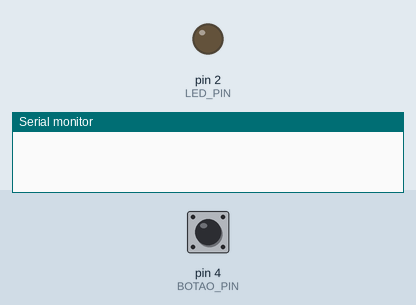
A sketch run on a simulated Arduino Uno, built with avr-gcc and run on an emulated ATmega328P. On the bench: output pins drawn as LEDs (lit = HIGH), the last lines printed to the serial monitor. Dashed ring = blinking. The inputs (shaded band) are chosen by the test bench; at power-on: pin 4 (BOTAO_PIN) HIGH.

Above: at 1.2 s.
1.3 s: pin 4 (BOTAO_PIN) pulled LOW for 0.15 s
At 1.9 s:
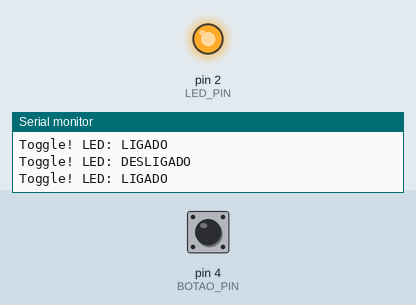
2.9 s: pin 4 (BOTAO_PIN) pulled LOW for 3.2 s
At 3.06 s:
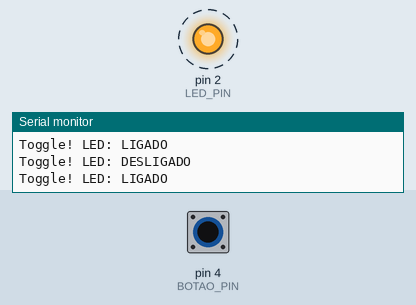
Timing chart, 0 to 7.6 s (numbered marks = the images above; inputs shaded):
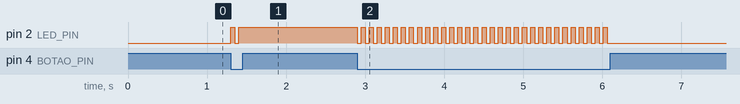

The sketch:

E4_Debounce.ino
```cpp
// E4: Debounce em Software
// Trata bounce mecânico do botão

const int BOTAO_PIN = 4;
const int LED_PIN = 2;
unsigned long ultimoToggle = 0;
const unsigned long DEBOUNCE_MS = 50;
bool estadoLed = false;

void setup() {
  pinMode(BOTAO_PIN, INPUT_PULLUP); // usar pull-up interno
  pinMode(LED_PIN, OUTPUT);
  Serial.begin(115200);
}

void loop() {
  if (digitalRead(BOTAO_PIN) == LOW) { // LOW = pressionado (pull-up)
    unsigned long agora = millis();
    if (agora - ultimoToggle > DEBOUNCE_MS) {
      estadoLed = !estadoLed;
      digitalWrite(LED_PIN, estadoLed ? HIGH : LOW);
      ultimoToggle = agora;
      Serial.print("Toggle! LED: ");
      Serial.println(estadoLed ? "LIGADO" : "DESLIGADO");
    }
  }
}
```

E1_LED_Estatico.ino
```cpp
// E1: LED Estático
// Circuito: 5V → Resistor 220Ω → LED (+) → LED (-) → GND
// Não precisa de código - LED acende direto na fonte

// Este arquivo é apenas referência visual
// O circuito é feito na protoboard sem microcontrolador

/*
  Montagem:
  5V ───[220Ω]─── LED(+) ─── LED(-) ─── GND

  Verificação com multímetro:
  - Tensão no LED: ~2V
  - Corrente: (5V - 2V) / 220Ω = 13.6mA
  - Resistor: 220Ω (mais seguro que 150Ω calculado)
*/
```

Measured:
- after the input at 1.3 s, pin 2 (LED_PIN): LOW → HIGH at once, → LOW 0.05 s later, → HIGH 0.05 s later
- after the input at 2.9 s, pin 2 (LED_PIN): alternates HIGH for 0.05 s and LOW for 0.05 s, 63 changes in all, then stays LOW, starting at once
